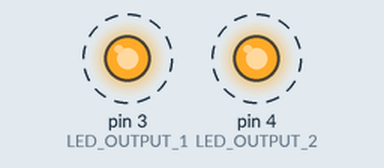
This sketch was run on a simulated Arduino Uno, built with avr-gcc and run on an emulated ATmega328P. Parts: output pins drawn as LEDs (lit = HIGH). Dashed ring = blinking.

Above: at 0.5 s.
Timing chart, 0 to 4.6 s (numbered marks = the images above):
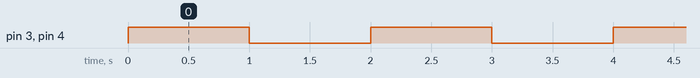

The sketch:

blink2Leds.ino
```cpp
const int LED_OUTPUT_1 = 3;
const int LED_OUTPUT_2 = 4;
const int DELAY_MS = 1000;

void setup() {
  // put your setup code here, to run once:
  pinMode(LED_OUTPUT_1, OUTPUT);
  pinMode(LED_OUTPUT_2, OUTPUT);
}

void loop() {
  // put your main code here, to run repeatedly:
  digitalWrite(LED_OUTPUT_1, HIGH);
  digitalWrite(LED_OUTPUT_2, HIGH);

  delay(DELAY_MS);

  digitalWrite(LED_OUTPUT_1, LOW);
  digitalWrite(LED_OUTPUT_2, LOW);

  delay(DELAY_MS);

}
```

Measured:
- by itself, pin 3 (LED_OUTPUT_1), pin 4 (LED_OUTPUT_2): alternates HIGH for 1.0 s and LOW for 1.0 s
